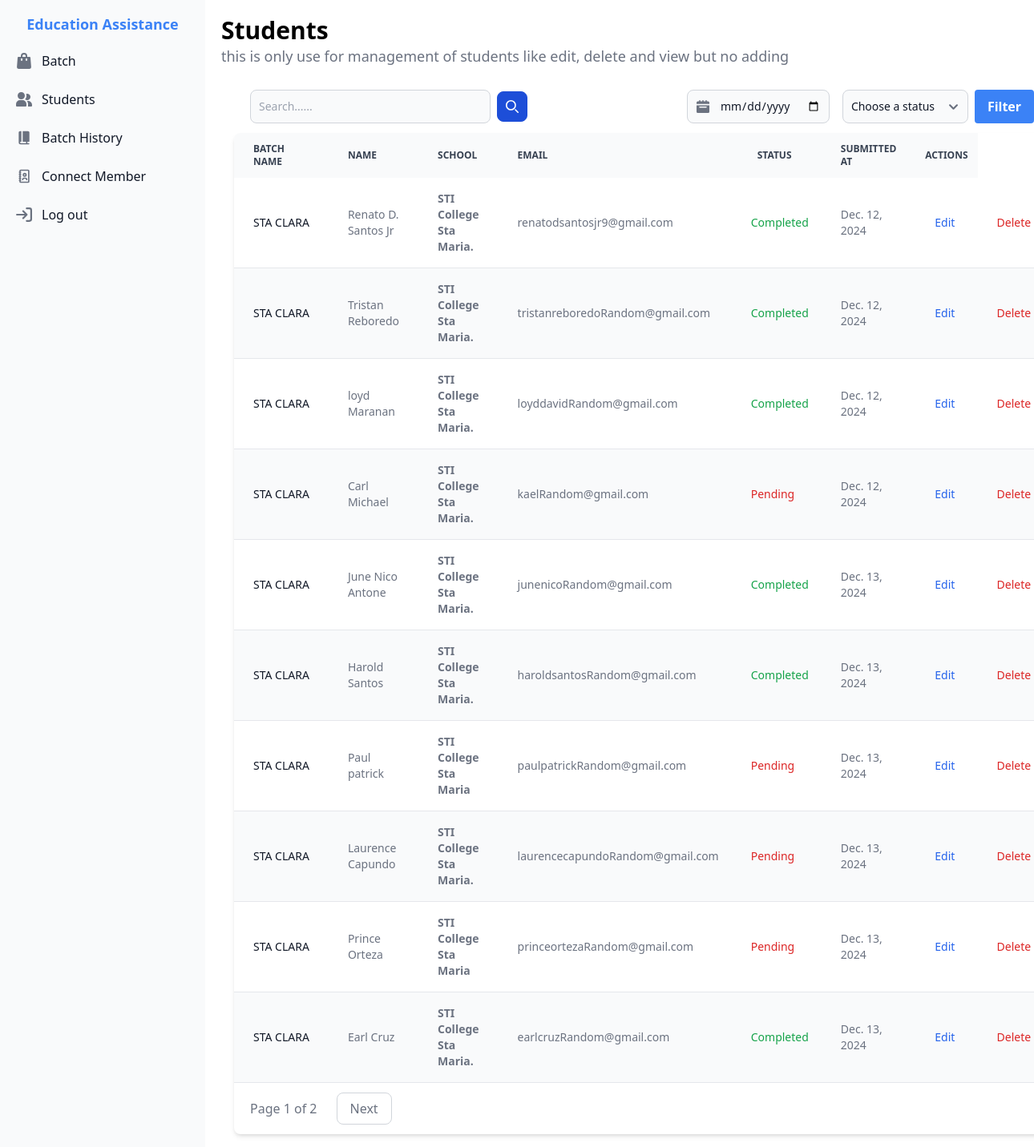
Screenshot of /student/ (signed in) with the database file from the repository.
### EducationalAssistance/models.py (models this page shows, shortened)
class Student(models.Model):
    batch = models.ForeignKey(Batch, on_delete=models.CASCADE)
    student_id = models.AutoField(primary_key=True)
    name = models.CharField(max_length=100)
    school = models.CharField(max_length=255)
    grade = models.IntegerField(blank=True, null=True)
    email = models.EmailField(max_length=255)
    address = models.CharField(max_length=255)
    requirementsStatus = models.CharField(max_length=255, choices=RequirementStatusCoices.choices, default=RequirementStatusCoices.Completed)
    dateSubmitted = models.DateField(auto_now_add=True)
    class Meta:
        constraints  = [
            models.UniqueConstraint(fields=['batch', 'email'], name="Unique email per Batch")
        ]

class Batch(models.Model):
    batch_id = models.AutoField(primary_key=True)
    batch_name = models.CharField(max_length=255)
    start_date = models.DateField()
    end_date = models.DateField()
    status = models.CharField(max_length=255, choices=StatusChoices.choices, default=StatusChoices.Open)
    budget = models.IntegerField()
    limit = models.IntegerField()
    current_count = models.IntegerField(default=0)
    created_by = models.ForeignKey(User, on_delete=models.CASCADE, related_name="batches")

### Student/views.py (the view, shortened to what this page needs)
# urls.py: path('', views.Students, name='Students'),
@login_required
def Students(request):
    user = request.user
    students = Student.objects.filter(batch__created_by=user).order_by('dateSubmitted')
    page = request.GET.get('page', 1)
    paginator = Paginator(students, 10)
    try:
        students = paginator.page(page)
    except PageNotAnInteger:
        students = paginator.page(1)
    except EmptyPage:
        students = paginator.page(paginator.num_pages)
    return render(request, 'students/Students.html', {'students': students })

### templates/students/Students.html (shortened to what this page needs)
{% extends 'index.html' %}
{% block content %}
    <div class="container p-5">
        <div class="w-full justify-start">
            <h1 class="font-bold text-xl md:text-3xl">
                Students
            </h1>
            <p class="font-medium text-lg text-gray-500">
                this is only use for management of students like edit, delete and view but no adding
            </p>
        </div>
        <div class="p-4">
            <header class=" py-3 px-2">
                <div class="flex justify-between items-center gap-3 px-2 md:px-3">
                    <form method="post" class="flex items-center">
                        <div class="relative w-full">
                            <input type="text" name="search" class="w-[300px] bg-gray-50 border border-gray-300 text-gray-900 text-sm rounded-lg focus:ring-blue-500 focus:border-blue-500 block p-2.5"
                            placeholder="Search......" />
                        </div>
                        <button type="submit" class="p-2.5 ms-2 text-sm font-medium text-white bg-blue-700 rounded-lg border border-blue-700 hover:bg-blue-800 focus:ring-4 focus:outline-none focus:ring-blue-300 dark:bg-blue-600 dark:hover:bg-blue-700 dark:focus:ring-blue-800">
                            <svg class="w-4 h-4" aria-hidden="true" xmlns="http://www.w3.org/2000/svg" fill="none" viewBox="0 0 20 20">
                                <path stroke="currentColor" stroke-linecap="round" stroke-linejoin="round" stroke-width="2" d="m19 19-4-4m0-7A7 7 0 1 1 1 8a7 7 0 0 1 14 0Z"/>
                            </svg>
                        </button>
                    </form>
                    <div class="flex gap-4">
                        <form method="post" action="" class="">
                            <div class="relative">
                                <div class="absolute inset-y-0 start-0 flex items-center ps-3 pointer-events-none">
                                </div>
                                <input onchange="this.form.submit()" type="date" name="date_search" class="dateInput" />
                            </div>
                        </form>
                        <form action="" method="post" class="flex gap-2">
                            <select name="status" id="status" class="bg-gray-50 border border-gray-300 text-gray-900 text-sm rounded-lg focus:ring-blue-500 focus:border-blue-500 block w-full p-2.5 dark:bg-gray-700 dark:border-gray-600 dark:placeholder-gray-400 dark:text-white dark:focus:ring-blue-500 dark:focus:border-blue-500">
                              <option selected>Choose a status</option>
                            </select>
                            <button type="submit" class="bg-blue-500 hover:bg-blue-700 text-white font-bold py-2 px-4 rounded focus:outline-none focus:shadow-outline">
                                Filter
                            </button>
                        </form>
                    </div>
                </div>
            </header>
            <div class="relative overflow-x-auto shadow-md sm:rounded-lg">
                <div class="min-h-[570px]">
                    <table class="w-full text-sm text-left rtl:text-right text-gray-500 dark:text-gray-400">
                        <thead class="text-xs text-gray-700 uppercase bg-gray-50 dark:bg-gray-700 dark:text-gray-400">
                            <tr>
                                <th scope="col" class="px-6 py-3">
                                    Batch name
                                </th>
                                <th scope="col" class="px-6 py-3">
                                    Name
                                </th>
                                <th scope="col" class="px-6 py-3">
                                    School
                                </th>
                                <th scope="col" class="px-6 py-3">
                                    Email
                                </th>
                                <th scope="col" class="px-6 py-3">
                                    status
                                </th>
                                <th scope="col" class="px-6 py-3">
                                    submitted at
                                </th>
                                <th scope="col" class="px-3 py-3">
                                    Actions
                                </th>
                            </tr>
                        </thead>
                        <tbody>
                            {% for student in students %}
                                <tr class="h-[52.5px] hover:bg-blue-100 odd:bg-white odd:dark:bg-gray-900 even:bg-gray-50 even:dark:bg-gray-800 border-b dark:border-gray-700">
                                    <th scope="row" class="px-6 py-4 font-medium text-gray-900 whitespace-nowrap dark:text-white">
                                        {{ student.batch.batch_name }}
                                    </th>
                                    <td class="px-6 py-4">
                                        {{ student.name }}
                                    </td>
                                    <td class="px-6 py-4 font-semibold ">
                                        {{ student.school }}
                                    </td>
                                    <td class="px-6 py-4">
                                        {{ student.email }}
                                    </td>
                                    <td class="px-4 py-2 font-medium {% if student.requirementsStatus == 'Completed' %} text-green-600 {% else %} text-red-600 {% endif %}">
                                        {{ student.requirementsStatus }}
                                    </td>
                                    <td class="px-6 py-4">
                                        {{ student.dateSubmitted }}
                                    </td>
                                    <td class="px-6 py-4">
                                        <a href="update/{{student.student_id}}" class="font-medium text-blue-600 dark:text-blue-500 hover:underline">Edit</a>
                                    </td>
                                    <td class="px-6 py-4" >
                                        <button onclick="DeleteDialog('{{student.student_id}}')" class="font-medium text-red-600 dark:text-red-500 hover:underline">
                                            Delete
                                        </button>
                                    </td>
                                </tr>
                            {% endfor %}
                        </tbody>
                    </table>
                </div>
                <div class="pagination">
                    <span class="step-links flex gap-3 items-center py-3 px-5">
                        <span class="font-medium text-gray-500 dark:text-gray-400">
                            Page {{ students.number }} of {{ students.paginator.num_pages }}
                        </span>
                        {% if students.has_next %}
                            <a class="flex items-center justify-center px-4 max-w-[200px] h-10 ms-3 text-base font-medium text-gray-500 bg-white border border-gray-300 rounded-lg hover:bg-gray-100 hover:text-gray-700 dark:bg-gray-800 dark:border-gray-700 dark:text-gray-400 dark:hover:bg-gray-700 dark:hover:text-white"
                            href="?page={{ students.next_page_number }}">
                                Next
                            </a>
                        {% endif %}
                    </span>
                </div>
            </div>
        </div>
    </div>
{% endblock %}

### rows the page displays
Student: batch.batch_name "STA CLARA", name "Renato D. Santos Jr", school "STI College Sta Maria.", email "renatodsantosjr9@gmail.com", requirementsStatus "Completed", dateSubmitted "Dec. 12, 2024"
Student: batch.batch_name "STA CLARA", name "Tristan Reboredo", school "STI College Sta Maria.", email "tristanreboredoRandom@gmail.com", requirementsStatus "Completed", dateSubmitted "Dec. 12, 2024"
Student: batch.batch_name "STA CLARA", name "loyd Maranan", school "STI College Sta Maria.", email "loyddavidRandom@gmail.com", requirementsStatus "Completed", dateSubmitted "Dec. 12, 2024"
Student: batch.batch_name "STA CLARA", name "Carl Michael", school "STI College Sta Maria.", email "kaelRandom@gmail.com", requirementsStatus "Pending", dateSubmitted "Dec. 12, 2024"
Student: batch.batch_name "STA CLARA", name "June Nico Antone", school "STI College Sta Maria.", email "junenicoRandom@gmail.com", requirementsStatus "Completed", dateSubmitted "Dec. 13, 2024"
Student: batch.batch_name "STA CLARA", name "Harold Santos", school "STI College Sta Maria.", email "haroldsantosRandom@gmail.com", requirementsStatus "Completed", dateSubmitted "Dec. 13, 2024"
Student: batch.batch_name "STA CLARA", name "Paul patrick", school "STI College Sta Maria", email "paulpatrickRandom@gmail.com", requirementsStatus "Pending", dateSubmitted "Dec. 13, 2024"
Student: batch.batch_name "STA CLARA", name "Laurence Capundo", school "STI College Sta Maria.", email "laurencecapundoRandom@gmail.com", requirementsStatus "Pending", dateSubmitted "Dec. 13, 2024"
Student: batch.batch_name "STA CLARA", name "Prince Orteza", school "STI College Sta Maria", email "princeortezaRandom@gmail.com", requirementsStatus "Pending", dateSubmitted "Dec. 13, 2024"
Student: batch.batch_name "STA CLARA", name "Earl Cruz", school "STI College Sta Maria.", email "earlcruzRandom@gmail.com", requirementsStatus "Completed", dateSubmitted "Dec. 13, 2024"

### other values shown
{{ students.number }} "1"
{{ students.paginator.num_pages }} "2"
